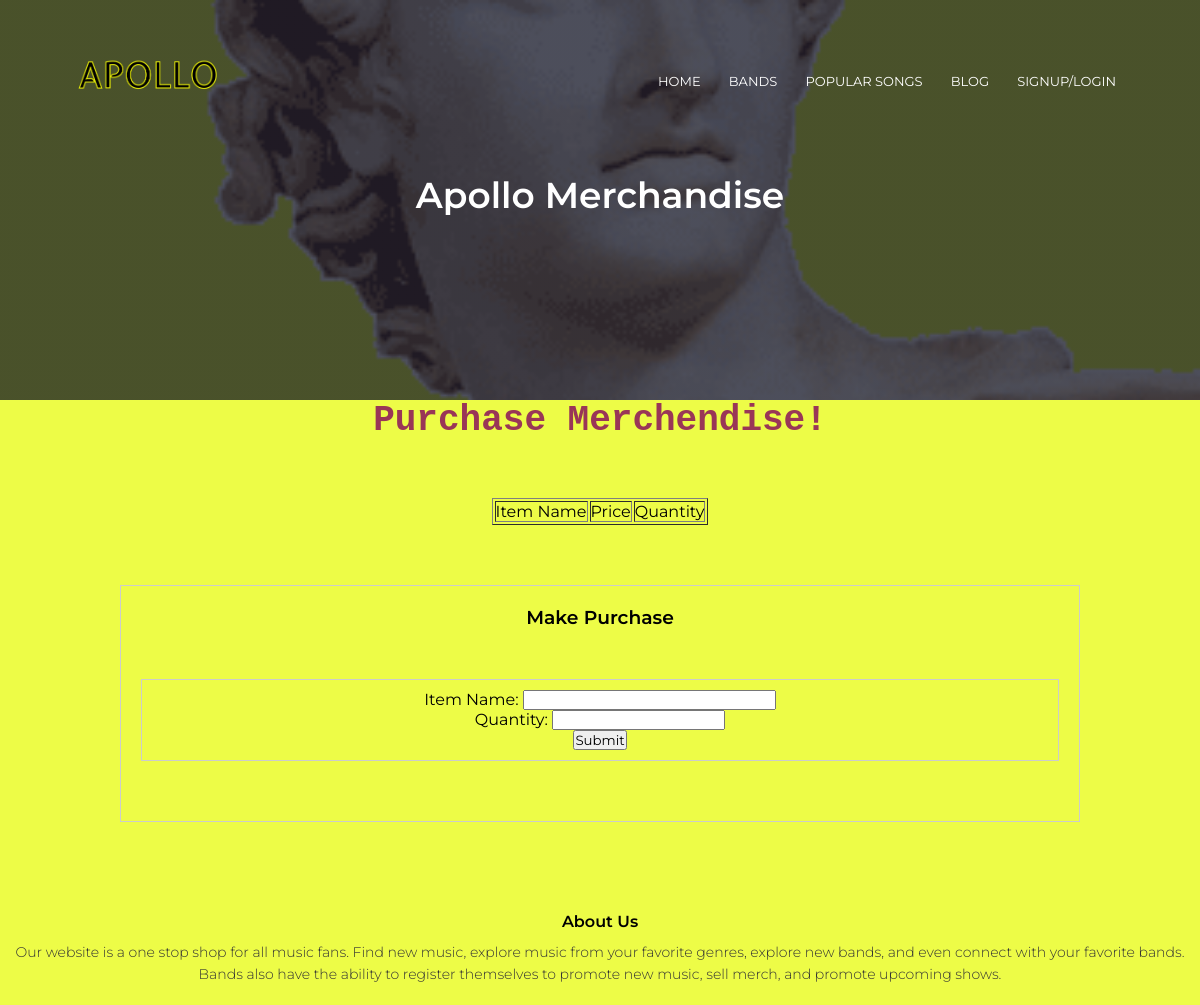
/buy-merch/5, run on an earlier commit of the app's database.
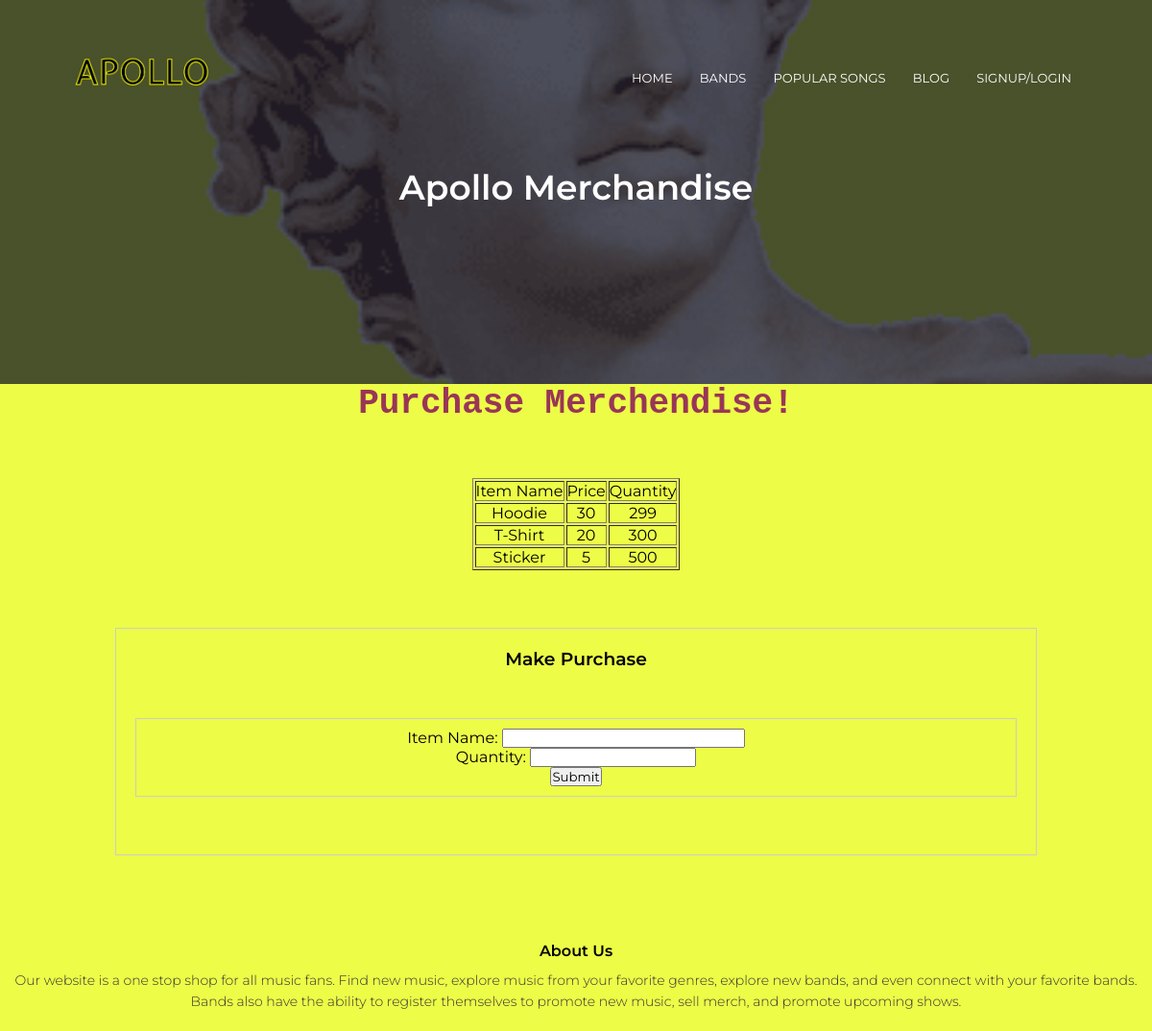
And on a later commit of the database.
### models.py (models this page shows)
class Merchendise(db.Model):
    __tablename__ = 'merchendise'
    id = db.Column(db.Integer, primary_key=True)
    user_id = db.Column(db.Integer)
    item_name = db.Column(db.String(100))
    price = db.Column(db.Integer)
    quantity = db.Column(db.Integer)

### main.py (the view, shortened to what this page needs)
@main.route('/buy-merch/<int:uid>', methods=['GET','POST'])
def buy_merch(uid):
    all_merch = Merchendise.query.filter_by(user_id=uid)
    form = SellMerchForm(item_name='', quantity='')
    return render_template('sell-merch.html',form=form, rows=all_merch, bid=uid)

### main.py
class SellMerchForm(FlaskForm):
  item_name = StringField('Item Name: ', validators=[DataRequired()])
  quantity = StringField('Quantity: ', validators=[DataRequired()])
  submit = SubmitField('Submit')

### templates/sell-merch.html (shortened to what this page needs)
{% extends "header.html" %}
    {% block title %} Apollo Merchandise {% endblock %}
{% block content %}
<body style="background-color: #edfc47;">
    <h1 style="color:#993657; text-align: center; font-family: 'Courier New', monospace;">Purchase Merchendise!</h1>
    <br><br><br>
    <table border = 1 style="margin-left: auto; margin-right: auto; text-align: center;">
        <thead>
           <td>Item Name</td>
           <td>Price</td>
           <td>Quantity</td>
        </thead>
        {% for row in rows %}
           <tr>
              <td>{{row["item_name"]}}</td>
              <td>{{row["price"]}}</td>
              <td> {{ row["quantity"]}}</td>
           </tr>
        {% endfor %}
     </table>
    <section class="login-content">
        <div align="center">
            <div class="login-box">
                <form method="POST">
                    <h3>Make Purchase</h3>
                    <div class="login-box">
                        <div class="field">
                            {{ form.item_name.label }}
                            {{ form.item_name(size=30) }}
                        </div>
                        <div class="field">
                            {{ form.quantity.label }}
                            {{ form.quantity }}
                        </div>
                        {{ form.submit() }}
                    </div>
                </form>
            </div>
        </div>
    </section>
</body>
{% endblock %}

### templates/header.html (shortened to what this page needs)
<!DOCTYPE html>
<html>
<head>
    <link rel="stylesheet" href="https://stackpath.bootstrapcdn.com/font-awesome/4.7.0/css/font-awesome.min.css">
    <section class="sub-header">
        <nav>
            <a href="{{ url_for('main.index') }}"><img src="{{ url_for('static', filename='images/logo.png') }}" width="100" heigth="40" ></a>
            <div class="nav-links" id="navLinks">
                <ul>
                    <li><a href="{{ url_for('main.index') }}">HOME</a></li>
                    <li><a href="{{ url_for('main.bands') }}">BANDS</a></li>
                    <li><a href="{{ url_for('main.popular') }}">POPULAR SONGS</a></li>
                    <li><a href="{{ url_for('main.blog') }}">BLOG</a></li>
                    <li><a href="{{ url_for('main.singup_login_redir') }}">SIGNUP/LOGIN</a></li>
                </ul>
            </div>
        </nav>
        <h1>{% block title %} {% endblock %}</h1>
    </section>
</head>
<body>
    {% block content %} {% endblock %}
<section class="footer">
    <h4>About Us</h4>
    <p>Our website is a one stop shop for all music fans. Find new music, explore music from your favorite genres, explore new bands, and even connect with your favorite bands. Bands also have the ability to register themselves to promote new music, sell merch, and promote upcoming shows.</p>
</section>
</body>
    </html>

What changed in the data, as far as the page shows it:
added Merchendise: item_name "Hoodie", price "30", quantity "299"
added Merchendise: item_name "T-Shirt", price "20", quantity "300"
added Merchendise: item_name "Sticker", price "5", quantity "500"
